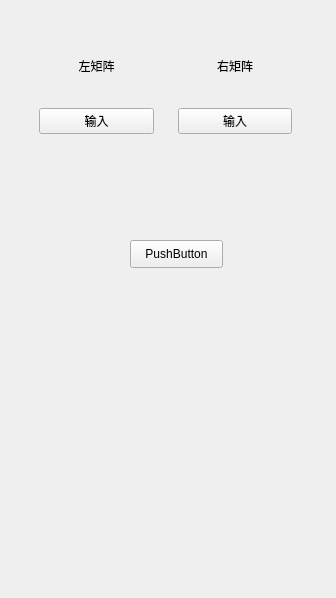
<?xml version="1.0" encoding="UTF-8"?>
<ui version="4.0">
 <class>testui</class>
 <widget class="QMainWindow" name="testui">
  <property name="geometry">
   <rect>
    <x>0</x>
    <y>0</y>
    <width>336</width>
    <height>598</height>
   </rect>
  </property>
  <property name="windowTitle">
   <string>MainWindow</string>
  </property>
  <widget class="QWidget" name="centralwidget">
   <widget class="QWidget" name="widget_3" native="true">
    <property name="geometry">
     <rect>
      <x>30</x>
      <y>20</y>
      <width>271</width>
      <height>201</height>
     </rect>
    </property>
    <layout class="QGridLayout" name="gridLayout_3">
     <item row="0" column="1">
      <widget class="QWidget" name="widget_2" native="true">
       <property name="enabled">
        <bool>true</bool>
       </property>
       <layout class="QGridLayout" name="gridLayout_2">
        <item row="2" column="0">
         <widget class="QLabel" name="label_4">
          <property name="text">
           <string>右矩阵</string>
          </property>
          <property name="alignment">
           <set>Qt::AlignCenter</set>
          </property>
         </widget>
        </item>
        <item row="3" column="0">
         <widget class="QPushButton" name="rightinput">
          <property name="text">
           <string>输入</string>
          </property>
         </widget>
        </item>
        <item row="4" column="0">
         <widget class="QLabel" name="rightshow">
          <property name="text">
           <string/>
          </property>
         </widget>
        </item>
       </layout>
      </widget>
     </item>
     <item row="0" column="0">
      <widget class="QWidget" name="widget" native="true">
       <property name="enabled">
        <bool>true</bool>
       </property>
       <layout class="QGridLayout" name="gridLayout">
        <item row="1" column="0">
         <widget class="QLabel" name="label_3">
          <property name="text">
           <string>左矩阵</string>
          </property>
          <property name="alignment">
           <set>Qt::AlignCenter</set>
          </property>
         </widget>
        </item>
        <item row="2" column="0">
         <widget class="QPushButton" name="leftinput">
          <property name="text">
           <string>输入</string>
          </property>
         </widget>
        </item>
        <item row="3" column="0">
         <widget class="QLabel" name="leftshow">
          <property name="text">
           <string/>
          </property>
         </widget>
        </item>
       </layout>
      </widget>
     </item>
    </layout>
   </widget>
   <widget class="QPushButton" name="calculate">
    <property name="geometry">
     <rect>
      <x>130</x>
      <y>240</y>
      <width>93</width>
      <height>28</height>
     </rect>
    </property>
    <property name="text">
     <string>PushButton</string>
    </property>
   </widget>
  </widget>
 </widget>
 <resources/>
 <connections/>
 <slots>
  <slot>testcallback()</slot>
 </slots>
</ui>
